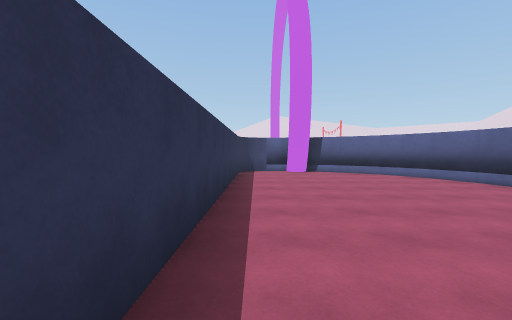
View 1 (above)

24 first-person views from a walk through a scene from a Unity 3-D project. The camera is 1.5 m above the floor, tilts 2° down and sees 90° across. The floor is counted in squares, 2 m on a side. Each view is taken from the middle of a square. On the plan, view 1 faces up. The plan holds only what a view shows up to about 9 squares ahead; the rest is blank. The place goes on beyond the plan.

View 2
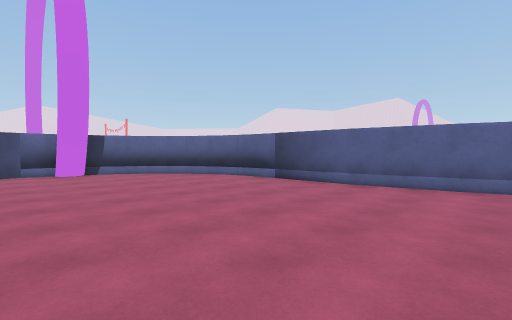

View 3
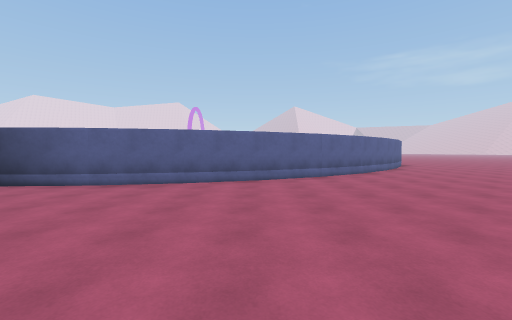

View 4
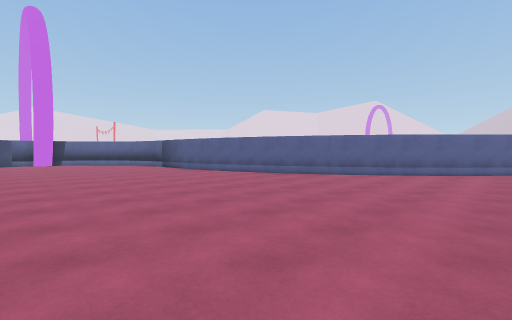

View 5
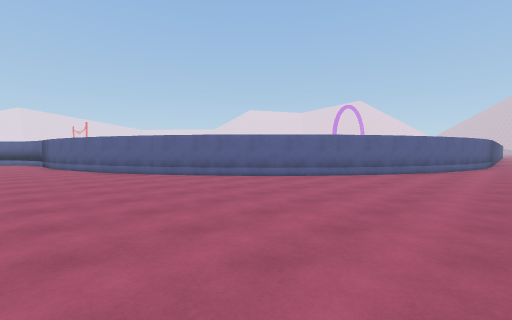

View 6
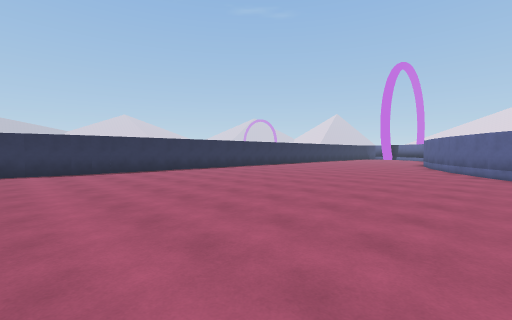

View 7
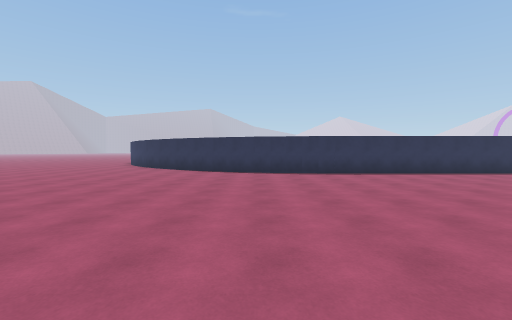

View 8
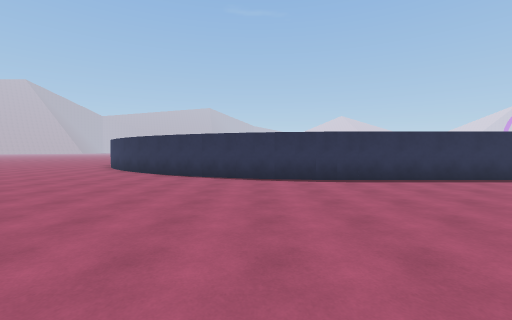

View 9
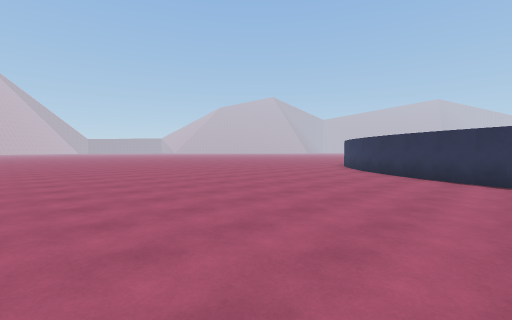

View 10
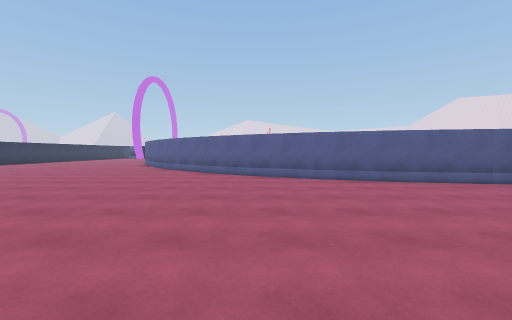

View 11
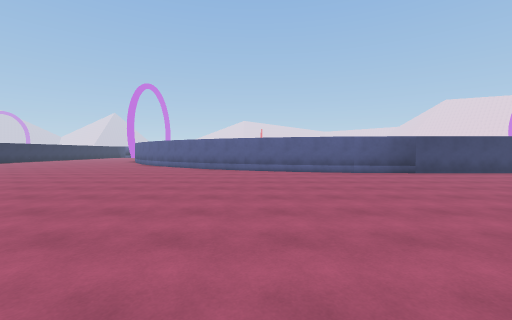

View 12
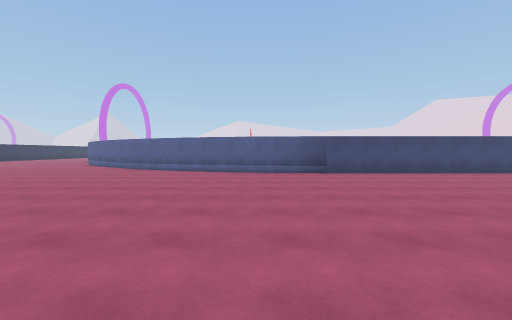

View 13
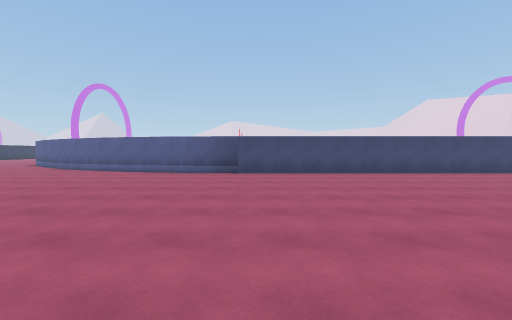

View 14
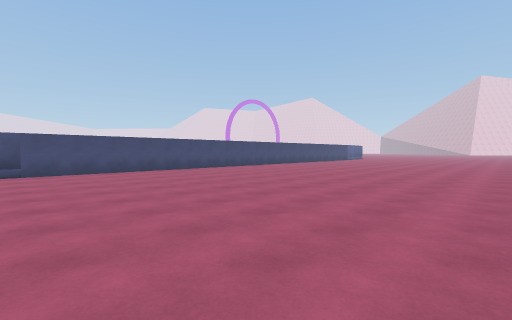

View 15
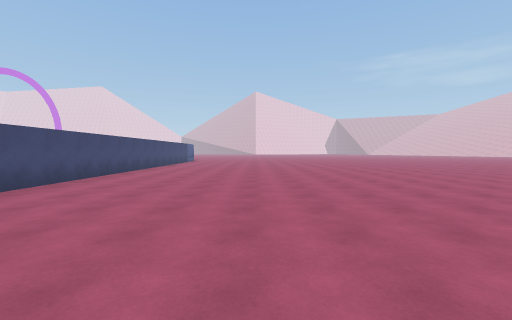

View 16
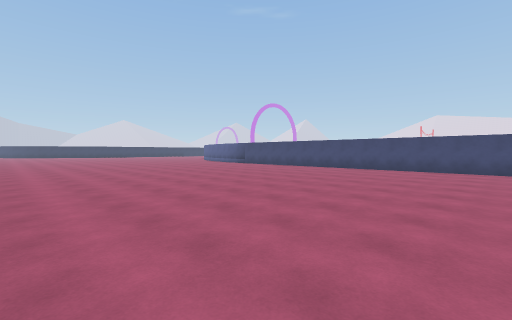

View 17
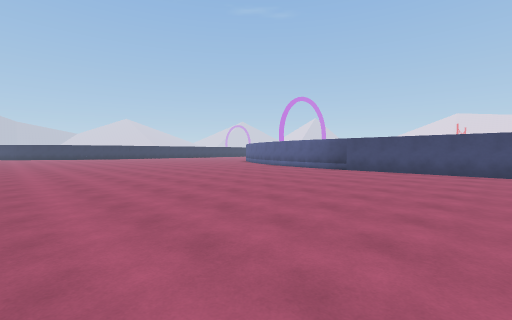

View 18
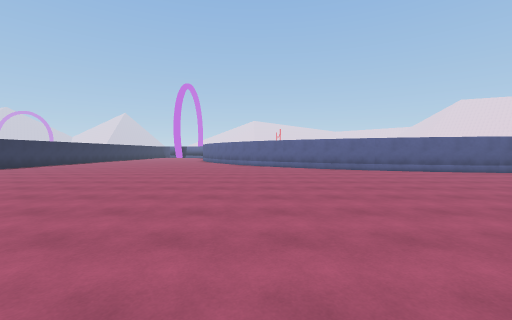

View 19
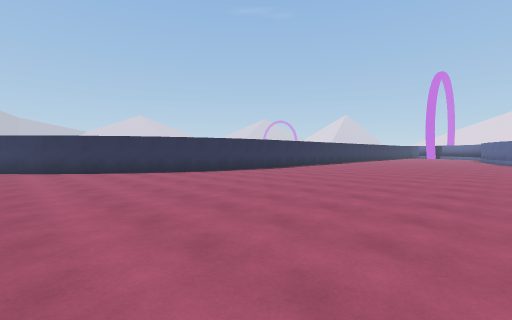

View 20
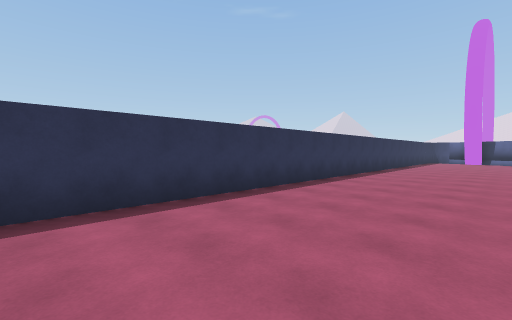

View 21
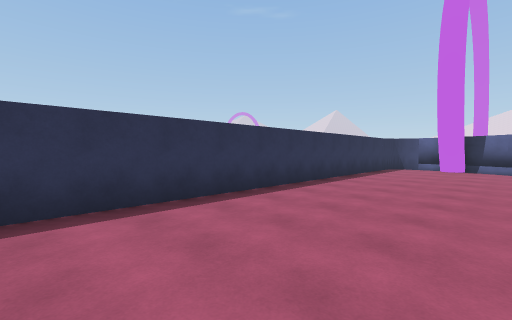

View 22
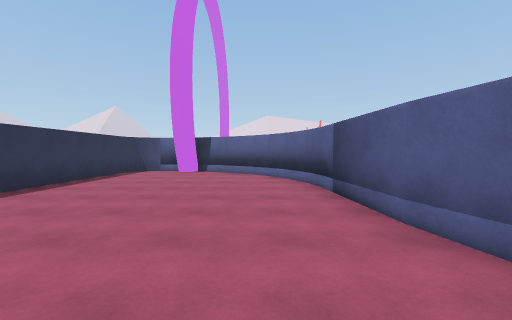

View 23
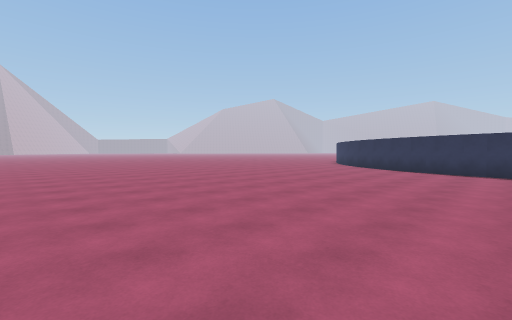

View 24
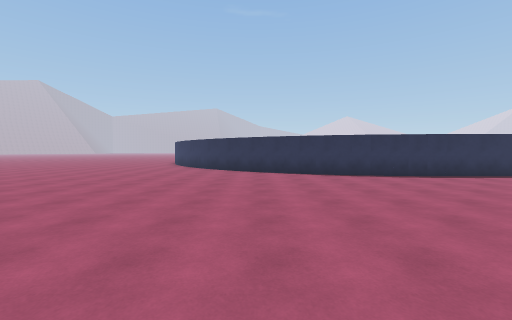

### Floor plan
Points are (right, up) in squares from view 1. A wall is a line through its corners. A room is listed if a view was taken in it or the views show most of it. See-through windows are left out.
Room 1 (views 1, 2, 3, 4, 5, 6, 7, 8, 9, 10, 11, 12, 13, 14, 15, 16, 17, 18, 19, 20, 21, 22, 23, 24)
walls: (14.6, -9.2) (12.8, -8.3) (11.2, -7.2); (16.5, -9.8) (14.5, -9.1); (11.3, -7.3) (9.7, -5.9); (18.4, -10.2) (16.3, -9.8); (9.8, -6) (8.5, -4.5); (8.6, -4.6) (7.4, -2.9); (7.5, -2.9) (6.6, -1.2); (-0.6, -12.4) (-0.9, -14.1); (6.6, -1.3) (5.9, 0.7); (-0.9, -13.9) (-1.1, -14.7); (-1, -14.4) (-1.5, -15.6); (-1.4, -15.5) (-2.2, -17.1); (-2.1, -17) (-2.8, -18); (6, 0.6) (5.5, 2.7); (-2.7, -17.8) (-3.5, -18.8); (5.5, 2.5) (5.4, 5.4); (5.4, 5.3) (5.2, 6); (5.3, 5.9) (5, 6.6); (32.1, -10.4) (18.4, -10.4); (5.1, 6.5) (4.7, 7.2); (4.8, 7.1) (4.3, 7.7); (4.4, 7.6) (3.9, 8.3); (4, 8.2) (3.4, 8.7); (3.5, 8.5) (2.8, 9); (3, 8.9) (2.3, 9.3); (2.4, 9.2) (2, 9.4) (1.7, 8.9); (1.1, 9.6) (0.4, 9.6); (-0.6, 8.8) (-0.6, -12.5)

Where each view was taken, in squares from view 1:
view 1: 0 up, 0 right, facing up
view 2: 0 up, 0 right, facing up-right
view 3: 1 down, 0 right, facing right
view 4: 7 down, 0 right, facing up-right
view 5: 11 down, 4 right, facing up-right
view 6: 14 down, 9 right, facing up-left
view 7: 14 down, 8 right, facing left
view 8: 14 down, 6 right, facing left
view 9: 15 down, 6 right, facing down-left
view 10: 16 down, 13 right, facing up
view 11: 19 down, 15 right, facing up
view 12: 19 down, 18 right, facing up
view 13: 19 down, 21 right, facing up
view 14: 20 down, 20 right, facing up-right
view 15: 15 down, 23 right, facing right
view 16: 21 down, 32 right, facing up-left
view 17: 20 down, 25 right, facing up-left
view 18: 19 down, 10 right, facing up
view 19: 20 down, 7 right, facing up-left
view 20: 9 down, 3 right, facing up-left
view 21: 2 down, 3 right, facing up-left
view 22: 0 up, 4 right, facing up
view 23: 13 down, 9 right, facing down-left
view 24: 17 down, 7 right, facing left
